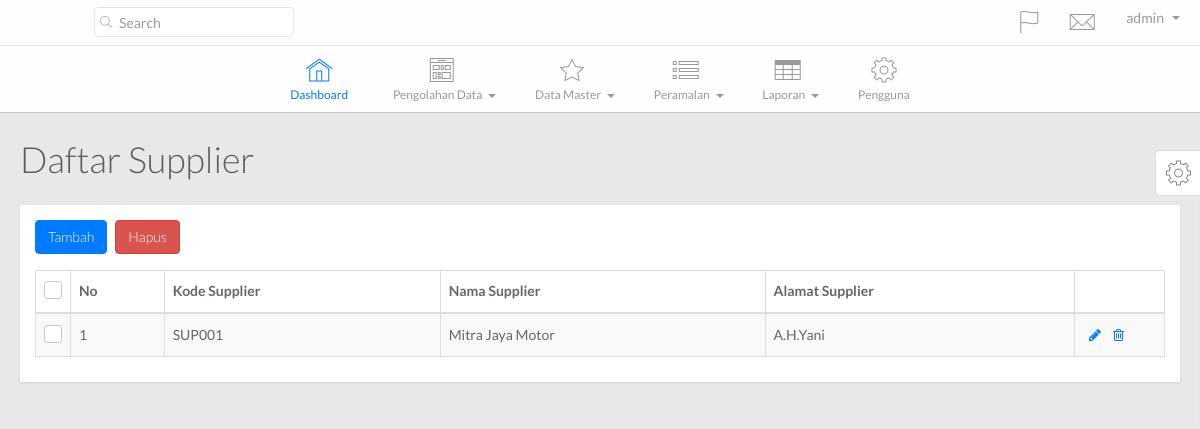
/main.php?hal=daftar_supplier (signed in), run on the app's committed database.
### tables this page shows
CREATE TABLE IF NOT EXISTS `tb_supplier` (
  `kode_supplier` varchar(30) NOT NULL,
  `nama_supplier` varchar(75) NOT NULL,
  `alamat_supplier` varchar(300) NOT NULL,
  `kode_admin` varchar(30) NOT NULL,
  PRIMARY KEY (`kode_supplier`),
  KEY `admin_id` (`kode_admin`)
);

### config/SimplePDO.php (called while the page is built, shortened)
<?php
class SimplePDO {
    private $pdo = null;
    static $inst = null;
    static $settings = array(
        'host' => '',
        'user' => '',
        'password' => '',
        'database' => '',
        'results' => 'object',
        'charset' => 'utf8'
    );
    public function __construct()
    {
        $fetch_mode = ( self::$settings["results"] == 'object' ) ? PDO::FETCH_OBJ : PDO::FETCH_ASSOC;
        $options = array(
            PDO::ATTR_DEFAULT_FETCH_MODE => $fetch_mode,
            PDO::ATTR_ERRMODE => PDO::ERRMODE_EXCEPTION,
            PDO::MYSQL_ATTR_INIT_COMMAND => "SET NAMES ".self::$settings["charset"],
            PDO::ATTR_EMULATE_PREPARES => false
        );
        $dsn = 'mysql:dbname='.self::$settings["database"].';host='.self::$settings["host"].';charset='.self::$settings["charset"];
        try {
            $this->pdo = new PDO( $dsn, self::$settings["user"], self::$settings["password"], $options );
        } catch( PDOException $e ) {
            trigger_error( $e->getMessage() );
        }
    }
    public function query( $query, $bindings = array(), $internal_call = false )
    {
        try {
            $this->c_query = $this->pdo->prepare( $query );
            if( empty( $bindings ) )
            {
                $this->c_query->execute();
            }
            else
            {
                $this->c_query->execute( (array)$bindings );
            }
            if( $internal_call === true )
            {
                return $this->c_query;
            }
            elseif( $this->c_query && $this->lastid() )
            {
                return $this->lastid();
            }
            else
            {
                return false;
            }
        } catch( PDOException $e ) {
            trigger_error( $e->getMessage() );
        }
    }
    public function get_results( $query, $bindings = array() )
    {
        $this->c_query = $this->query( $query, $bindings, true );
        if( $this->c_query )
        {
            return $this->c_query->fetchAll();
        }
        else
        {
            return false;
        }
    }
    static function getInstance()
    {
        if( self::$inst == null )
        {
            self::$inst = new SimplePDO();
        }
        return self::$inst;
    }
    static function set_options( $array = array() )
    {
        if( !empty( $array ) )
        {
            foreach( $array as $k => $v )
            {
                if( isset( self::$settings[$k] ) )
                {
                    self::$settings[$k] = $v;
                }
            }
        }
    }
}

### template/daftar_supplier.php (the view)
<?php $database = SimplePDO::getInstance();
      $query = $database->get_results( "SELECT * FROM tb_supplier" );?>
        <div class="page-title">
          <h1>
            Daftar Supplier
          </h1>
        </div>
        <div class="row">
          <div class="col-lg-12">
            <div class="widget-container fluid-height clearfix">
              <div class="heading">
                <a href="main.php?hal=tambah_supplier" class="btn btn-primary">Tambah</a>
                <a href="" class="btn btn-danger">Hapus</a>
              </div>
              <div class="widget-content padded clearfix">
                <table class="table table-bordered table-striped" id="dataTable1">
                  <thead>
                    <th class="check-header hidden-xs">
                      <label><input id="checkAll" name="checkAll" type="checkbox"><span></span></label>
                    </th>
                    <th>
                      No
                    </th>
                    <th>
                      Kode Supplier
                    </th>
                    <th class="hidden-xs">
                      Nama Supplier
                    </th>
                    <th class="hidden-xs">
                      Alamat Supplier
                    </th>
                    <th></th>
                  </thead>
                  <tbody>
             <?php $i = 1; foreach($query as $row){?>
                    <tr>
                      <td class="check hidden-xs">
                        <label><input name="optionsRadios1" type="checkbox" value="<?php echo $row->kode_supplier;?>"><span></span></label>
                      </td>
                      <td>
                      	<?php echo $i; ?>
                      </td>
                      <td>
                        <?php echo $row->kode_supplier;?>
                      </td>
                      <td>
                        <?php echo $row->nama_supplier;?>
                      </td>
                      <td>
                        <?php echo $row->alamat_supplier;?>
                      </td>
                      <td class="actions">
                        <div class="action-buttons">
                          <a class="table-actions" href="main.php?hal=ubah_supplier&kode=<?php echo $row->kode_supplier;?>"><i class="fa fa-pencil"></i></a><a class="table-actions" href="proses/hapus_supplier.php?kode=<?php echo $row->kode_supplier;?>"><i class="fa fa-trash-o"></i></a>
                        </div>
                      </td>
                    </tr>
              <?php $i++; }?>
                  </tbody>
                </table>
              </div>
            </div>
          </div>
        </div>

### stylesheets/color/green.css (style rules this page uses)
a { color: #60c560; }
.widget-container .heading { color: #60c560; }

### stylesheets/color/orange.css (style rules this page uses)
a { color: #f0ad4e; }
.widget-container .heading { color: #f0ad4e; }

### stylesheets/color/magenta.css (style rules this page uses)
a { color: #c741c9; }
.widget-container .heading { color: #c741c9; }

### stylesheets/color/gray.css (style rules this page uses)
a { color: #999999; }
.widget-container .heading { color: #999999; }

### data on the page
tb_supplier: kode_supplier "SUP001", nama_supplier "Mitra Jaya Motor", alamat_supplier "A.H.Yani"

### other printed values
$_SESSION['username'] "admin"
